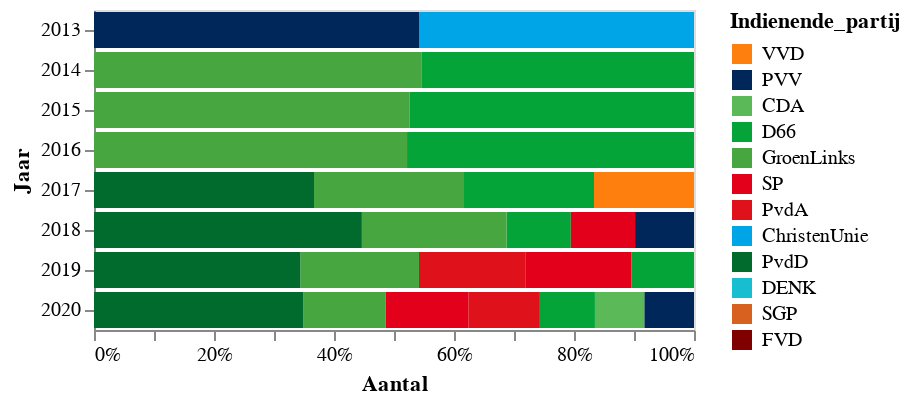

Notebook source saved alongside this figure:
### Markdown cell above
## Meest actieve partijen per onderwerp

### Code cell
# # Overview of topic 'owner' throughout the years
selected_topic = 'Klimaat'
source = df[df['Topic'] == selected_topic]
source = source[['Jaar','Indienende_partij','Titel']].groupby(['Jaar', 'Indienende_partij']).count().reset_index()
source = source.rename(columns={'Titel':'Aantal'})

alt.Chart(source).mark_bar().encode(
    x = alt.X('Aantal:Q', stack='normalize',sort=alt.SortField(field="Aantal", order='ascending'),axis=alt.Axis(format='%')),
    y = 'Jaar:O',
    color=alt.Color("Indienende_partij", 
                      scale = alt.Scale(domain=parties,range= [party_colors[p] for p in parties])),
    order=alt.Order('Aantal:Q',sort='descending'),
    tooltip = 'Indienende_partij'

).transform_filter(
    alt.datum.Aantal > 8
).configure_axis(
    grid=False
).configure_view(
    strokeWidth=1
).properties(width=300)

### Figure 1 — Vega-Lite specification as saved in the notebook (floating-point values rounded to 4 significant figures)
{"config": {"view": {"continuousWidth": 400, "continuousHeight": 300, "strokeWidth": 1}, "axis": {"grid": false}}, "data": {"name": "data-7d0cc5e093aac4a069bf3a4c21eeb0f0"}, "mark": "bar", "encoding": {"color": {"type": "nominal", "field": "Indienende_partij", "scale": {"domain": ["VVD", "PVV", "CDA", "D66", "GroenLinks", "SP", "PvdA", "ChristenUnie", "PvdD", "DENK", "SGP", "FVD"], "range": ["#ff7f0e", "#002759", "#5cb957", "#04a438", "#48a641", "#e3001b", "#df111a", "#00a5e8", "#006b2d", "#17becf", "#d86120", "#800000"]}}, "order": {"type": "quantitative", "field": "Aantal", "sort": "descending"}, "tooltip": {"type": "nominal", "field": "Indienende_partij"}, "x": {"type": "quantitative", "axis": {"format": "%"}, "field": "Aantal", "sort": {"field": "Aantal", "order": "ascending"}, "stack": "normalize"}, "y": {"type": "ordinal", "field": "Jaar"}}, "transform": [{"filter": "(datum.Aantal > 8)"}], "width": 300, "$schema": "https://vega.github.io/schema/vega-lite/v4.8.1.json", "datasets": {"data-7d0cc5e093aac4a069bf3a4c21eeb0f0": [{"Jaar": 2009, "Indienende_partij": "CDA", "Aantal": 1}, {"Jaar": 2009, "Indienende_partij": "GroenLinks", "Aantal": 5}, {"Jaar": 2009, "Indienende_partij": "PVV", "Aantal": 3}, {"Jaar": 2009, "Indienende_partij": "PvdA", "Aantal": 1}, {"Jaar": 2009, "Indienende_partij": "PvdD", "Aantal": 3}, {"Jaar": 2009, "Indienende_partij": "SP", "Aantal": 3}, {"Jaar": 2009, "Indienende_partij": "VVD", "Aantal": 1}, {"Jaar": 2010, "Indienende_partij": "CDA", "Aantal": 1}, {"Jaar": 2010, "Indienende_partij": "ChristenUnie", "Aantal": 1}, {"Jaar": 2010, "Indienende_partij": "D66", "Aantal": 6}, {"Jaar": 2010, "Indienende_partij": "GroenLinks", "Aantal": 4}, {"Jaar": 2010, "Indienende_partij": "PVV", "Aantal": 7}, {"Jaar": 2010, "Indienende_partij": "PvdD", "Aantal": 1}, {"Jaar": 2010, "Indienende_partij": "SP", "Aantal": 2}, {"Jaar": 2011, "Indienende_partij": "CDA", "Aantal": 7}, {"Jaar": 2011, "Indienende_partij": "ChristenUnie", "Aantal": 1}, {"Jaar": 2011, "Indienende_partij": "D66", "Aantal": 8}, {"Jaar": 2011, "Indienende_partij": "GroenLinks", "Aantal": 4}, {"Jaar": 2011, "Indienende_partij": "PVV", "Aantal": 5}, {"Jaar": 2011, "Indienende_partij": "PvdA", "Aantal": 3}, {"Jaar": 2011, "Indienende_partij": "PvdD", "Aantal": 4}, {"Jaar": 2011, "Indienende_partij": "SP", "Aantal": 4}, {"Jaar": 2011, "Indienende_partij": "VVD", "Aantal": 5}, {"Jaar": 2012, "Indienende_partij": "CDA", "Aantal": 5}, {"Jaar": 2012, "Indienende_partij": "D66", "Aantal": 5}, {"Jaar": 2012, "Indienende_partij": "GroenLinks", "Aantal": 8}, {"Jaar": 2012, "Indienende_partij": "PVV", "Aantal": 5}, {"Jaar": 2012, "Indienende_partij": "PvdA", "Aantal": 2}, {"Jaar": 2012, "Indienende_partij": "PvdD", "Aantal": 1}, {"Jaar": 2012, "Indienende_partij": "SP", "Aantal": 3}, {"Jaar": 2012, "Indienende_partij": "VVD", "Aantal": 2}, {"Jaar": 2013, "Indienende_partij": "CDA", "Aantal": 3}, {"Jaar": 2013, "Indienende_partij": "ChristenUnie", "Aantal": 11}, {"Jaar": 2013, "Indienende_partij": "D66", "Aantal": 2}, {"Jaar": 2013, "Indienende_partij": "GroenLinks", "Aantal": 7}, {"Jaar": 2013, "Indienende_partij": "PVV", "Aantal": 13}, {"Jaar": 2013, "Indienende_partij": "PvdA", "Aantal": 1}, {"Jaar": 2013, "Indienende_partij": "PvdD", "Aantal": 3}, {"Jaar": 2013, "Indienende_partij": "SGP", "Aantal": 1}, {"Jaar": 2013, "Indienende_partij": "SP", "Aantal": 5}, {"Jaar": 2013, "Indienende_partij": "VVD", "Aantal": 3}, {"Jaar": 2014, "Indienende_partij": "CDA", "Aantal": 2}, {"Jaar": 2014, "Indienende_partij": "ChristenUnie", "Aantal": 6}, {"Jaar": 2014, "Indienende_partij": "D66", "Aantal": 10}, {"Jaar": 2014, "Indienende_partij": "GroenLinks", "Aantal": 12}, {"Jaar": 2014, "Indienende_partij": "PVV", "Aantal": 6}, {"Jaar": 2014, "Indienende_partij": "PvdA", "Aantal": 3}, {"Jaar": 2014, "Indienende_partij": "PvdD", "Aantal": 6}, {"Jaar": 2014, "Indienende_partij": "SP", "Aantal": 3}, {"Jaar": 2015, "Indienende_partij": "CDA", "Aantal": 3}, {"Jaar": 2015, "Indienende_partij": "ChristenUnie", "Aantal": 2}, {"Jaar": 2015, "Indienende_partij": "D66", "Aantal": 9}, {"Jaar": 2015, "Indienende_partij": "GroenLinks", "Aantal": 10}, {"Jaar": 2015, "Indienende_partij": "PVV", "Aantal": 1}, {"Jaar": 2015, "Indienende_partij": "PvdA", "Aantal": 3}, {"Jaar": 2015, "Indienende_partij": "PvdD", "Aantal": 5}, {"Jaar": 2015, "Indienende_partij": "SP", "Aantal": 5}, {"Jaar": 2015, "Indienende_partij": "VVD", "Aantal": 3}, {"Jaar": 2016, "Indienende_partij": "CDA", "Aantal": 3}, {"Jaar": 2016, "Indienende_partij": "ChristenUnie", "Aantal": 7}, {"Jaar": 2016, "Indienende_partij": "D66", "Aantal": 11}, {"Jaar": 2016, "Indienende_partij": "GrKÖ", "Aantal": 2}, {"Jaar": 2016, "Indienende_partij": "GroenLinks", "Aantal": 12}, {"Jaar": 2016, "Indienende_partij": "PVV", "Aantal": 1}, {"Jaar": 2016, "Indienende_partij": "PvdA", "Aantal": 4}, {"Jaar": 2016, "Indienende_partij": "PvdD", "Aantal": 2}, {"Jaar": 2016, "Indienende_partij": "SP", "Aantal": 5}, {"Jaar": 2016, "Indienende_partij": "VVD", "Aantal": 4}, {"Jaar": 2017, "Indienende_partij": "CDA", "Aantal": 7}, {"Jaar": 2017, "Indienende_partij": "ChristenUnie", "Aantal": 4}, {"Jaar": 2017, "Indienende_partij": "D66", "Aantal": 13}, {"Jaar": 2017, "Indienende_partij": "FVD", "Aantal": 1}, {"Jaar": 2017, "Indienende_partij": "GroenLinks", "Aantal": 15}, {"Jaar": 2017, "Indienende_partij": "PVV", "Aantal": 7}, {"Jaar": 2017, "Indienende_partij": "PvdA", "Aantal": 4}, {"Jaar": 2017, "Indienende_partij": "PvdD", "Aantal": 22}, {"Jaar": 2017, "Indienende_partij": "SP", "Aantal": 8}, {"Jaar": 2017, "Indienende_partij": "VVD", "Aantal": 10}, {"Jaar": 2018, "Indienende_partij": "50PLUS", "Aantal": 4}, {"Jaar": 2018, "Indienende_partij": "CDA", "Aantal": 6}, {"Jaar": 2018, "Indienende_partij": "ChristenUnie", "Aantal": 1}, {"Jaar": 2018, "Indienende_partij": "D66", "Aantal": 12}, {"Jaar": 2018, "Indienende_partij": "FVD", "Aantal": 1}, {"Jaar": 2018, "Indienende_partij": "GroenLinks", "Aantal": 27}, {"Jaar": 2018, "Indienende_partij": "PVV", "Aantal": 11}, {"Jaar": 2018, "Indienende_partij": "PvdA", "Aantal": 8}, {"Jaar": 2018, "Indienende_partij": "PvdD", "Aantal": 50}, {"Jaar": 2018, "Indienende_partij": "SGP", "Aantal": 1}, {"Jaar": 2018, "Indienende_partij": "SP", "Aantal": 12}, {"Jaar": 2018, "Indienende_partij": "VVD", "Aantal": 8}, {"Jaar": 2019, "Indienende_partij": "50PLUS", "Aantal": 2}, {"Jaar": 2019, "Indienende_partij": "CDA", "Aantal": 6}, {"Jaar": 2019, "Indienende_partij": "ChristenUnie", "Aantal": 3}, {"Jaar": 2019, "Indienende_partij": "D66", "Aantal": 10}, {"Jaar": 2019, "Indienende_partij": "DENK", "Aantal": 2}, {"Jaar": 2019, "Indienende_partij": "FVD", "Aantal": 1}, {"Jaar": 2019, "Indienende_partij": "GroenLinks", "Aantal": 19}, {"Jaar": 2019, "Indienende_partij": "PVV", "Aantal": 5}, {"Jaar": 2019, "Indienende_partij": "PvdA", "Aantal": 17}, {"Jaar": 2019, "Indienende_partij": "PvdD", "Aantal": 33}, {"Jaar": 2019, "Indienende_partij": "SGP", "Aantal": 5}, {"Jaar": 2019, "Indienende_partij": "SP", "Aantal": 17}, {"Jaar": 2019, "Indienende_partij": "VVD", "Aantal": 5}, {"Jaar": 2020, "Indienende_partij": "CDA", "Aantal": 9}, {"Jaar": 2020, "Indienende_partij": "ChristenUnie", "Aantal": 7}, {"Jaar": 2020, "Indienende_partij": "D66", "Aantal": 10}, {"Jaar": 2020, "Indienende_partij": "DENK", "Aantal": 1}, {"Jaar": 2020, "Indienende_partij": "FVD", "Aantal": 3}, {"Jaar": 2020, "Indienende_partij": "GroenLinks", "Aantal": 15}, {"Jaar": 2020, "Indienende_partij": "PVV", "Aantal": 9}, {"Jaar": 2020, "Indienende_partij": "PvdA", "Aantal": 13}, {"Jaar": 2020, "Indienende_partij": "PvdD", "Aantal": 38}, {"Jaar": 2020, "Indienende_partij": "SGP", "Aantal": 7}, {"Jaar": 2020, "Indienende_partij": "SP", "Aantal": 15}, {"Jaar": 2020, "Indienende_partij": "VVD", "Aantal": 3}, {"Jaar": 2020, "Indienende_partij": "Van Haga", "Aantal": 2}]}}
